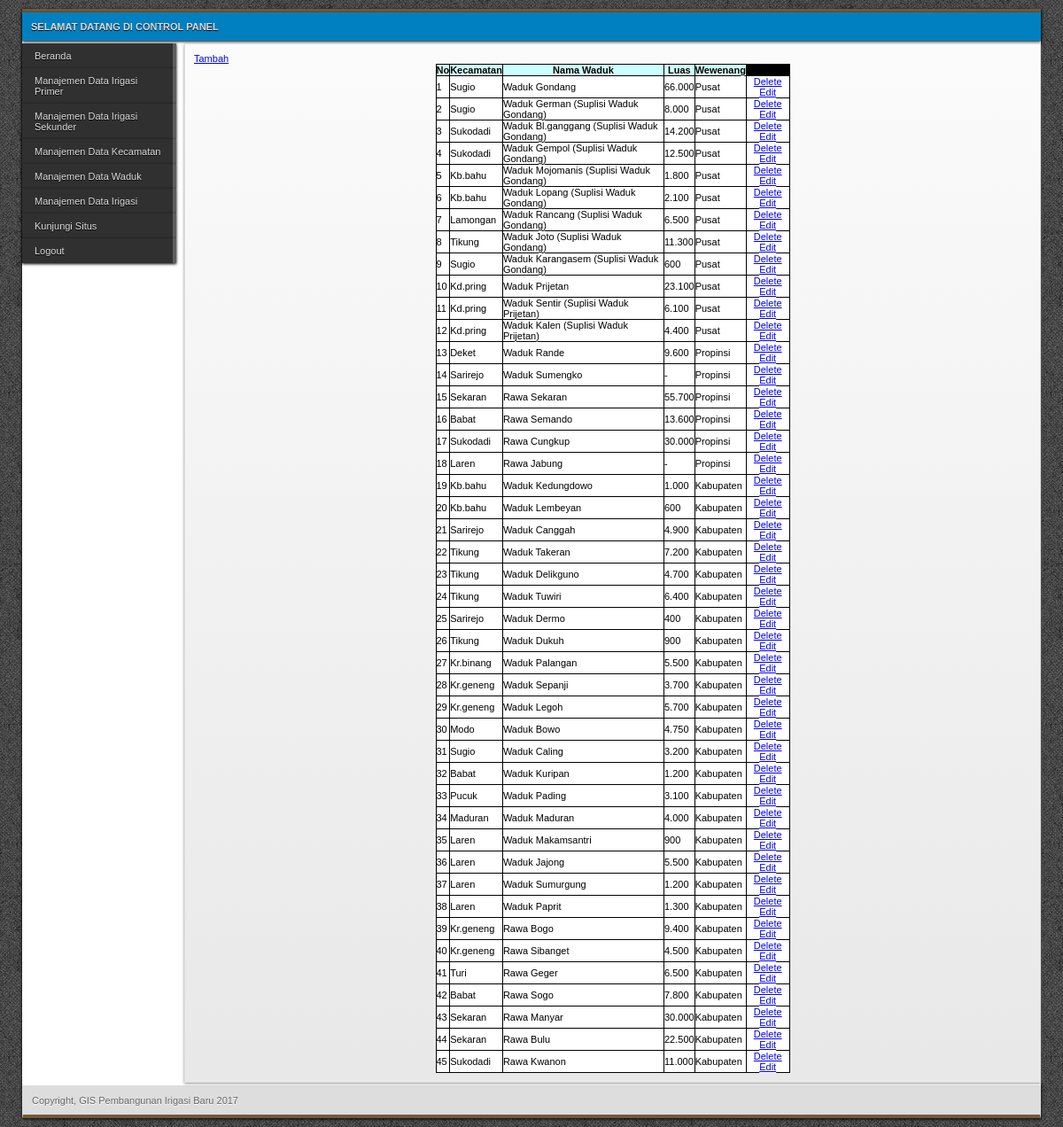
Screenshot of /Admin/waduk.php (signed in) with the database file from the repository.
### tables this page shows
CREATE TABLE IF NOT EXISTS `tb_waduk` (
  `NO3` int(11) NOT NULL,
  `KECAMATAN3` char(25) DEFAULT NULL,
  `NAMA3` char(50) DEFAULT NULL,
  `LUAS3` varchar(20) DEFAULT NULL,
  `WEWENANG3` varchar(50) DEFAULT NULL,
  PRIMARY KEY (`NO3`)
);

### Admin/data_waduk.php (the view, shortened to what this page needs)
<html>
<body>
<table width="400" border="0" align="center" cellpadding="2" cellspacing="1" bgcolor="#000000">
  <tr bgcolor="#CCFFFF">
    <td><div align="center"><strong>No</strong></div></td>
	<td><div align="center"><strong>Kecamatan</strong></div></td>
	<td><div align="center"><strong>Nama Waduk </strong></div></td>
    <td><div align="center"><strong>Luas</strong></div></td>
	<td><div align="center"><strong>Wewenang</strong></div></td>
  </tr>
  <form method="post" action="data_waduk.php">
  <?php
	  $tampil="select * from tb_waduk";
      $qryTampil=mysql_query($tampil);
      while ($dataTampil=mysql_fetch_array($qryTampil)) {
     ?>
   <tr bgcolor="#FFFFFF">
    <td><?php echo $dataTampil['NO3'] ; ?></td>
	<td><?php echo $dataTampil['KECAMATAN3']; ?></td>
	<td><?php echo $dataTampil['NAMA3']; ?></td>
    <td><?php echo $dataTampil['LUAS3']; ?></td>
	<td><?php echo $dataTampil['WEWENANG3']; ?></td>
	<td><div align="center"><a href="delete_waduk1.php?id=<?php echo $dataTampil['NO3'] ; ?>">Delete</a>
	<a href="edit_waduk1.php?id=<?php echo $dataTampil['NO3']; ?>">Edit </a></div></td>
  </tr>
    <?php } ?>
	</form>
	<a href="tambah_waduk1.php"> Tambah </a>
</table>
</body>
</html>

### Admin/style/global.css (style rules this page uses)
* { padding:0; margin:0 auto; }
body { background:url(../../images/bedge_grungec.png); font-family:Verdana, Geneva, sans-serif; font-size:11px; color:#666; }
table { color:#000; }

### rows the page displays
tb_waduk: NO3 "1", KECAMATAN3 "Sugio", NAMA3 "Waduk Gondang", LUAS3 "66.000", WEWENANG3 "Pusat"
tb_waduk: NO3 "2", KECAMATAN3 "Sugio", NAMA3 "Waduk German (Suplisi Waduk Gondang)", LUAS3 "8.000", WEWENANG3 "Pusat"
tb_waduk: NO3 "3", KECAMATAN3 "Sukodadi", NAMA3 "Waduk Bl.ganggang (Suplisi Waduk Gondang)", LUAS3 "14.200", WEWENANG3 "Pusat"
tb_waduk: NO3 "4", KECAMATAN3 "Sukodadi", NAMA3 "Waduk Gempol (Suplisi Waduk Gondang)", LUAS3 "12.500", WEWENANG3 "Pusat"
tb_waduk: NO3 "5", KECAMATAN3 "Kb.bahu", NAMA3 "Waduk Mojomanis (Suplisi Waduk Gondang)", LUAS3 "1.800", WEWENANG3 "Pusat"
tb_waduk: NO3 "6", KECAMATAN3 "Kb.bahu", NAMA3 "Waduk Lopang (Suplisi Waduk Gondang)", LUAS3 "2.100", WEWENANG3 "Pusat"
tb_waduk: NO3 "7", KECAMATAN3 "Lamongan", NAMA3 "Waduk Rancang (Suplisi Waduk Gondang)", LUAS3 "6.500", WEWENANG3 "Pusat"
tb_waduk: NO3 "8", KECAMATAN3 "Tikung", NAMA3 "Waduk Joto (Suplisi Waduk Gondang)", LUAS3 "11.300", WEWENANG3 "Pusat"
tb_waduk: NO3 "9", KECAMATAN3 "Sugio", NAMA3 "Waduk Karangasem (Suplisi Waduk Gondang)", LUAS3 "600", WEWENANG3 "Pusat"
tb_waduk: NO3 "10", KECAMATAN3 "Kd.pring", NAMA3 "Waduk Prijetan", LUAS3 "23.100", WEWENANG3 "Pusat"
tb_waduk: NO3 "11", KECAMATAN3 "Kd.pring", NAMA3 "Waduk Sentir (Suplisi Waduk Prijetan)", LUAS3 "6.100", WEWENANG3 "Pusat"
tb_waduk: NO3 "12", KECAMATAN3 "Kd.pring", NAMA3 "Waduk Kalen (Suplisi Waduk Prijetan)", LUAS3 "4.400", WEWENANG3 "Pusat"
tb_waduk: NO3 "13", KECAMATAN3 "Deket", NAMA3 "Waduk Rande", LUAS3 "9.600", WEWENANG3 "Propinsi"
tb_waduk: NO3 "14", KECAMATAN3 "Sarirejo", NAMA3 "Waduk Sumengko", LUAS3 "-", WEWENANG3 "Propinsi"
tb_waduk: NO3 "15", KECAMATAN3 "Sekaran", NAMA3 "Rawa Sekaran", LUAS3 "55.700", WEWENANG3 "Propinsi"
tb_waduk: NO3 "16", KECAMATAN3 "Babat", NAMA3 "Rawa Semando", LUAS3 "13.600", WEWENANG3 "Propinsi"
tb_waduk: NO3 "17", KECAMATAN3 "Sukodadi", NAMA3 "Rawa Cungkup", LUAS3 "30.000", WEWENANG3 "Propinsi"
tb_waduk: NO3 "18", KECAMATAN3 "Laren", NAMA3 "Rawa Jabung", LUAS3 "-", WEWENANG3 "Propinsi"
tb_waduk: NO3 "19", KECAMATAN3 "Kb.bahu", NAMA3 "Waduk Kedungdowo", LUAS3 "1.000", WEWENANG3 "Kabupaten"
tb_waduk: NO3 "20", KECAMATAN3 "Kb.bahu", NAMA3 "Waduk Lembeyan", LUAS3 "600", WEWENANG3 "Kabupaten"
tb_waduk: NO3 "21", KECAMATAN3 "Sarirejo", NAMA3 "Waduk Canggah", LUAS3 "4.900", WEWENANG3 "Kabupaten"
tb_waduk: NO3 "22", KECAMATAN3 "Tikung", NAMA3 "Waduk Takeran", LUAS3 "7.200", WEWENANG3 "Kabupaten"
tb_waduk: NO3 "23", KECAMATAN3 "Tikung", NAMA3 "Waduk Delikguno", LUAS3 "4.700", WEWENANG3 "Kabupaten"
tb_waduk: NO3 "24", KECAMATAN3 "Tikung", NAMA3 "Waduk Tuwiri", LUAS3 "6.400", WEWENANG3 "Kabupaten"
tb_waduk: NO3 "25", KECAMATAN3 "Sarirejo", NAMA3 "Waduk Dermo", LUAS3 "400", WEWENANG3 "Kabupaten"
tb_waduk: NO3 "26", KECAMATAN3 "Tikung", NAMA3 "Waduk Dukuh", LUAS3 "900", WEWENANG3 "Kabupaten"
tb_waduk: NO3 "27", KECAMATAN3 "Kr.binang", NAMA3 "Waduk Palangan", LUAS3 "5.500", WEWENANG3 "Kabupaten"
tb_waduk: NO3 "28", KECAMATAN3 "Kr.geneng", NAMA3 "Waduk Sepanji", LUAS3 "3.700", WEWENANG3 "Kabupaten"
tb_waduk: NO3 "29", KECAMATAN3 "Kr.geneng", NAMA3 "Waduk Legoh", LUAS3 "5.700", WEWENANG3 "Kabupaten"
tb_waduk: NO3 "30", KECAMATAN3 "Modo", NAMA3 "Waduk Bowo", LUAS3 "4.750", WEWENANG3 "Kabupaten"
tb_waduk: NO3 "31", KECAMATAN3 "Sugio", NAMA3 "Waduk Caling", LUAS3 "3.200", WEWENANG3 "Kabupaten"
tb_waduk: NO3 "32", KECAMATAN3 "Babat", NAMA3 "Waduk Kuripan", LUAS3 "1.200", WEWENANG3 "Kabupaten"
tb_waduk: NO3 "33", KECAMATAN3 "Pucuk", NAMA3 "Waduk Pading", LUAS3 "3.100", WEWENANG3 "Kabupaten"
tb_waduk: NO3 "34", KECAMATAN3 "Maduran", NAMA3 "Waduk Maduran", LUAS3 "4.000", WEWENANG3 "Kabupaten"
tb_waduk: NO3 "35", KECAMATAN3 "Laren", NAMA3 "Waduk Makamsantri", LUAS3 "900", WEWENANG3 "Kabupaten"
tb_waduk: NO3 "36", KECAMATAN3 "Laren", NAMA3 "Waduk Jajong", LUAS3 "5.500", WEWENANG3 "Kabupaten"
tb_waduk: NO3 "37", KECAMATAN3 "Laren", NAMA3 "Waduk Sumurgung", LUAS3 "1.200", WEWENANG3 "Kabupaten"
tb_waduk: NO3 "38", KECAMATAN3 "Laren", NAMA3 "Waduk Paprit", LUAS3 "1.300", WEWENANG3 "Kabupaten"
tb_waduk: NO3 "39", KECAMATAN3 "Kr.geneng", NAMA3 "Rawa Bogo", LUAS3 "9.400", WEWENANG3 "Kabupaten"
tb_waduk: NO3 "40", KECAMATAN3 "Kr.geneng", NAMA3 "Rawa Sibanget", LUAS3 "4.500", WEWENANG3 "Kabupaten"
tb_waduk: NO3 "41", KECAMATAN3 "Turi", NAMA3 "Rawa Geger", LUAS3 "6.500", WEWENANG3 "Kabupaten"
tb_waduk: NO3 "42", KECAMATAN3 "Babat", NAMA3 "Rawa Sogo", LUAS3 "7.800", WEWENANG3 "Kabupaten"
tb_waduk: NO3 "43", KECAMATAN3 "Sekaran", NAMA3 "Rawa Manyar", LUAS3 "30.000", WEWENANG3 "Kabupaten"
tb_waduk: NO3 "44", KECAMATAN3 "Sekaran", NAMA3 "Rawa Bulu", LUAS3 "22.500", WEWENANG3 "Kabupaten"
tb_waduk: NO3 "45", KECAMATAN3 "Sukodadi", NAMA3 "Rawa Kwanon", LUAS3 "11.000", WEWENANG3 "Kabupaten"
